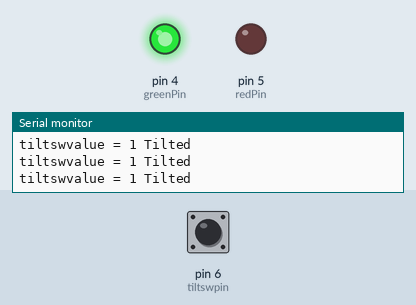
Recording of a sketch running on a simulated Arduino Uno, built with avr-gcc and run on an emulated ATmega328P. On the bench: output pins drawn as LEDs (lit = HIGH), the last lines printed to the serial monitor. Dashed ring = blinking. The inputs (shaded band) are chosen by the test bench; at power-on: pin 6 (tiltswpin) HIGH.

Above: at 1.2 s.
1.3 s: pin 6 (tiltswpin) pulled LOW for 0.15 s
At 1.4 s:
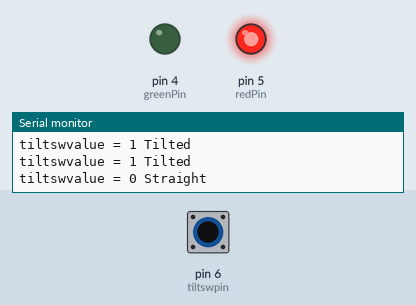
2.9 s: pin 6 (tiltswpin) pulled LOW for 1 s
At 4.2 s:
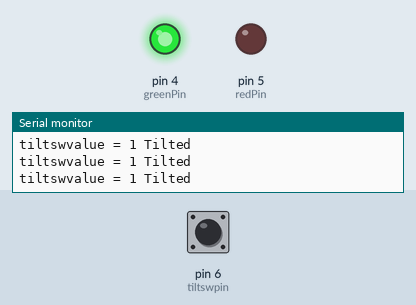
6.9 s: pin 6 (tiltswpin) pulsed LOW 2 times (0.12 s each, 0.3 s apart)
At 7.13 s:
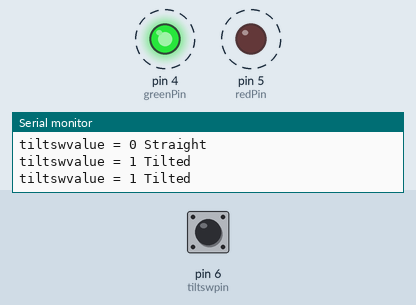
10.5 s: pin 6 (tiltswpin) driven LOW
At 11.6 s:
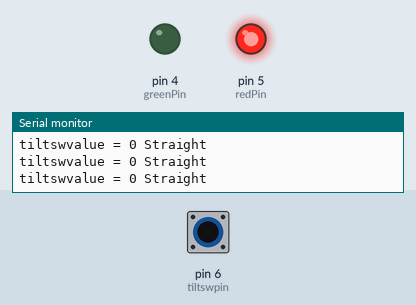
13.5 s: pin 6 (tiltswpin) driven HIGH
At 14.0 s:
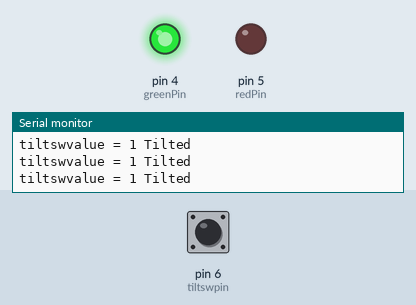
Timing chart, 0 to 16.5 s (numbered marks = the images above; inputs shaded):
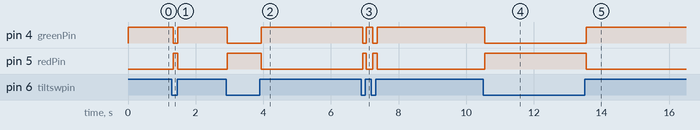

The sketch:

Class_36_Tilt_Switch.ino
```cpp
int tiltswpin = 6;
int tiltswvalue ;

int redPin = 5;
int greenPin = 4;

void setup() {
  // put your setup code here, to run once:
  pinMode(tiltswpin,INPUT);
  digitalWrite(tiltswpin,HIGH);
  Serial.begin(9600);
  pinMode(redPin,OUTPUT);
  pinMode(greenPin,OUTPUT);
}

void loop() {
  // put your main code here, to run repeatedly:
  tiltswvalue = digitalRead(tiltswpin);

  Serial.print("tiltswvalue = ");
  Serial.print(tiltswvalue);

  if(tiltswvalue == 1)
  {
    Serial.println(" Tilted ");
    digitalWrite(greenPin,HIGH);
    digitalWrite(redPin,LOW);
  }
  if(tiltswvalue == 0)
  {
    Serial.println(" Straight ");
    digitalWrite(greenPin,LOW);
    digitalWrite(redPin,HIGH);
  }
}
```

Measured:
- after the input at 1.3 s, pin 4 (greenPin): HIGH → LOW at once, → HIGH 0.14 s later; pin 5 (redPin): LOW → HIGH at once, → LOW 0.14 s later
- after the input at 2.9 s, pin 4 (greenPin): HIGH → LOW at once, → HIGH 1.0 s later; pin 5 (redPin): LOW → HIGH at once, → LOW 1.0 s later
- after the input at 6.9 s, pin 4 (greenPin): alternates HIGH for 0.18 s and LOW for 0.12 s, 4 changes in all, then stays HIGH, starting at once; pin 5 (redPin): alternates HIGH for 0.12 s and LOW for 0.18 s, 4 changes in all, then stays LOW, starting at once
- after the input at 10.5 s, pin 4 (greenPin): HIGH → LOW at once; pin 5 (redPin): LOW → HIGH at once
- after the input at 13.5 s, pin 4 (greenPin): LOW → HIGH after 0.05 s; pin 5 (redPin): HIGH → LOW after 0.05 s
